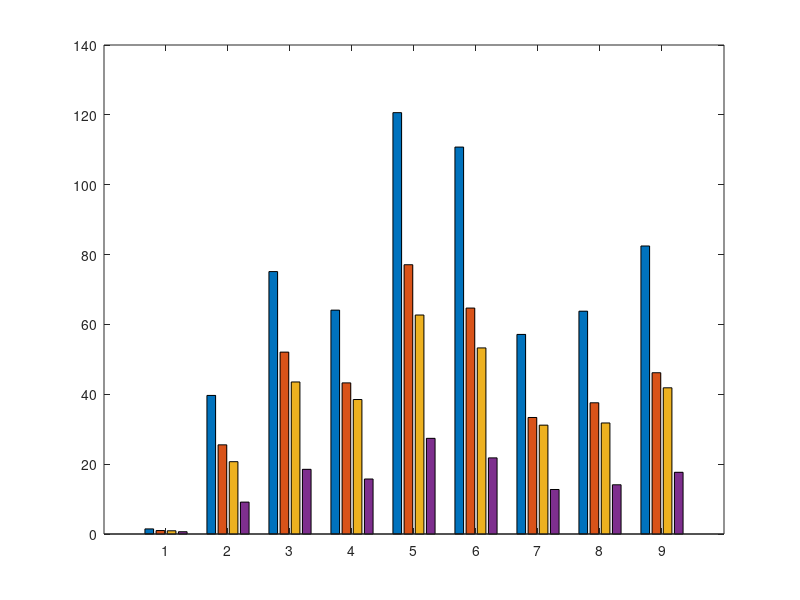

MATLAB code for this plot: (Note: this script raises an error after producing the figure.)
% get the figure handle
f = figure;

% elapsed time for each method
elapsed_time_box = [1.460306 39.673639 75.132291 64.093246 120.635146 110.777648 57.140650 63.791903 82.458022];
elapsed_time_sphere = [0.990574 25.529654 52.073329 43.266838 77.094668 64.687723 33.358215 37.570704 46.172744];
elapsed_time_octree = [0.922707 20.704475 43.528195 38.502979 62.694150 53.275849 31.164352 31.789115 41.856239];
elapsed_time_octree_parallel = [0.657100 9.132671 18.517580 15.745998 27.388155 21.797327 12.742534 14.095144 17.670262];
elapsed_time = [elapsed_time_box', elapsed_time_sphere', elapsed_time_octree', elapsed_time_octree_parallel'];

% draw bar
b = bar(elapsed_time);
% highlight the minimun elapsed time search method
b(4).LineWidth = 2;
b(4).EdgeColor = 'red';

% title
title('elapsed time for three search methods');
% x-axis label
xlabel('Data Frame');
% y-axis label
ylabel('Elapsed Time'); 
% legend
legend('bounding box','bounding sphere','octree','octree (parallel)');

% store the image
saveas(f,'PA4OutputFig/elapsed_time.png');